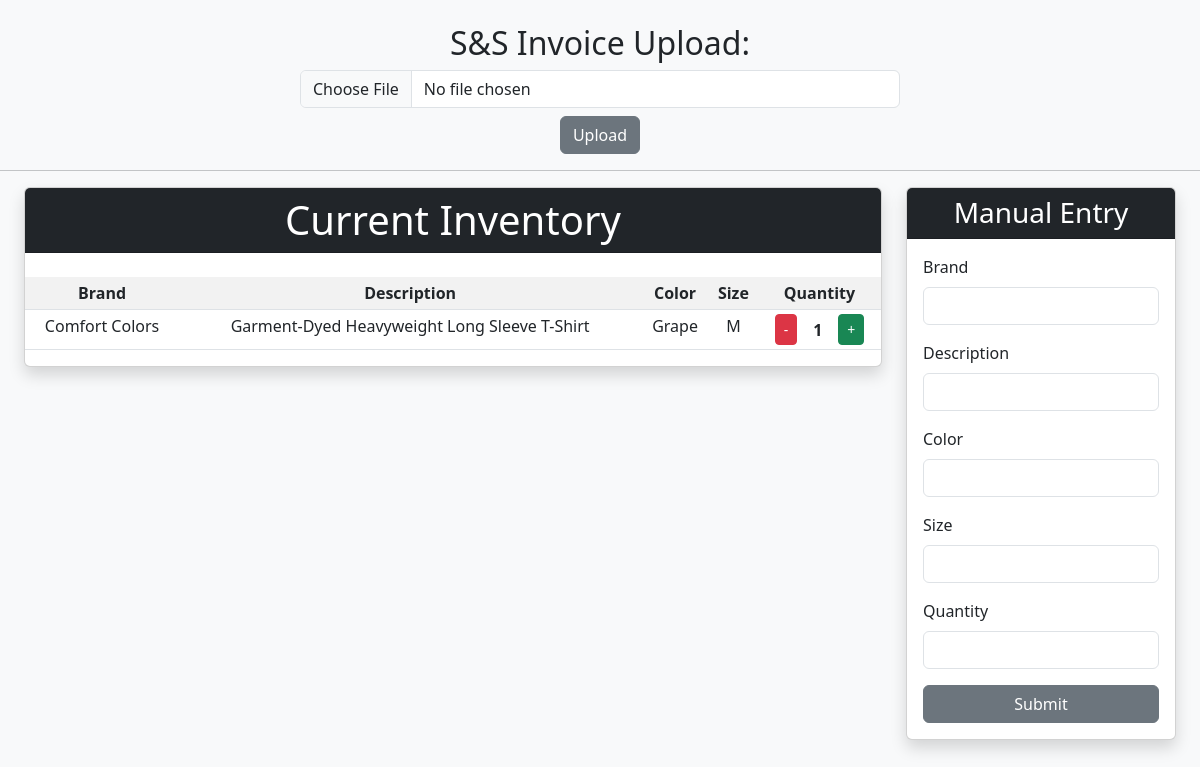
Before: / with the older database file.
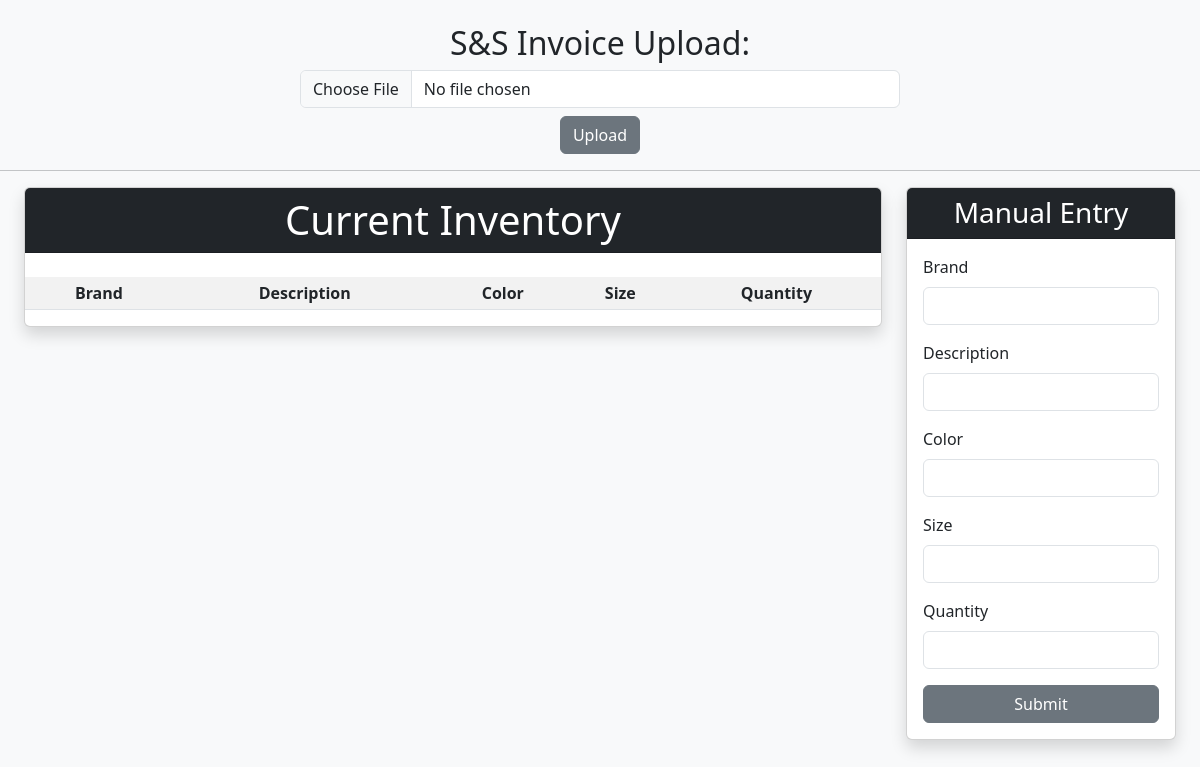
After: the same page with the newer database file.
### tables this page shows
CREATE TABLE shirts (
    id INTEGER PRIMARY KEY AUTOINCREMENT,
    brand TEXT NOT NULL,
    description TEXT NOT NULL,
    color TEXT NOT NULL,
    size TEXT NOT NULL,
    quantity INTEGER NOT NULL,
    user_id INTEGER,
    FOREIGN KEY(user_id) REFERENCES users(id)
);

### app.py (the view)
@app.route('/', methods=['GET'])
def home():
    conn = get_db_connection()
    cursor = conn.cursor()
    shirts = cursor.execute('''
        SELECT id, brand, description, color, size, quantity FROM shirts;
    ''').fetchall()
    conn.close()
    return render_template("index.html", shirts=shirts)

### app.py (called while the page is built)
def get_db_connection():
    conn = sqlite3.connect(DATABASE)
    conn.row_factory = sqlite3.Row  # Enable dictionary-like access
    return conn

### templates/index.html (shortened to what this page needs)
<!DOCTYPE html>
<html lang="en">
<head>
    <link href="https://cdn.jsdelivr.net/npm/bootstrap@5.3.0/dist/css/bootstrap.min.css" rel="stylesheet">
</head>
<body class="bg-light">
    <div class="text-center">
        <h2 class="mt-4">S&S Invoice Upload:</h2>
        <form action="/upload" method="POST" enctype="multipart/form-data">
            <input class="form-control w-50 mx-auto my-2" type="file" name="file" accept="application/pdf">
            <input class="btn btn-secondary" type="submit" value="Upload">
        </form>
        <hr>
    </div>
    <div class="container-fluid px-4">
        <div class="row g-4 justify-content-center">
            <div class="col-lg-9">
                <div class="card mx-auto shadow text-center">
                    <h1 class="card-header bg-dark text-white mb-3">Current Inventory</h1>
                    <table class="table mt-2 table-hover table-striped table-sm">
                        <tr>
                            <th>Brand</th>
                            <th>Description</th>
                            <th>Color</th>
                            <th>Size</th>
                            <th>Quantity</th>
                        </tr>
                        {% for row in shirts %}
                        <tr>
                            <td>{{ row[1] }}</td>
                            <td>{{ row[2] }}</td>
                            <td>{{ row[3] }}</td>
                            <td>{{ row[4] }}</td>
                            <td>
                                <div class="d-flex justify-content-center align-items-center gap-2">
                                    <form action="/update_quantity" method="POST">
                                        <button type="submit" class="btn btn-sm btn-danger">-</button>
                                    </form>
                                    <span class="px-2 fw-bold">{{ row[5] }}</span>
                                    <form action="/update_quantity" method="POST">
                                        <button type="submit" class="btn btn-sm btn-success">+</button>
                                    </form>
                                </div>
                            </td>
                        </tr>
                        {% endfor %}
                    </table>
                </div>
            </div>
            <div class="col-lg-3 mb-4">
                <div class="card mx-auto shadow">
                    <div class="card-header bg-dark text-white text-center">
                        <h3 class="mb-0">Manual Entry</h3>
                    </div>
                    <div class="card-body">
                        <form action="/manual_shirt_entry" method="POST">
                            <div class="mb-3">
                                <label class="form-label" for="brand">Brand</label>
                                <input class="form-control" type="text" id="brand" name="brand">
                            </div>
                            <div class="mb-3">
                                <label class="form-label" for="description">Description</label>
                                <input class="form-control" type="text" id="description" name="description">
                            </div>
                            <div class="mb-3">
                                <label class="form-label" for="color">Color</label>
                                <input class="form-control" type="text" id="color" name="color">
                            </div>
                            <div class="mb-3">
                                <label class="form-label" for="size">Size</label>
                                <input class="form-control" type="text" id="size" name="size">
                            </div>
                            <div class="mb-3">
                                <label class="form-label" for="quantity">Quantity</label>
                                <input class="form-control" type="text" id="quantity" name="quantity" required>
                            </div>
                            <div class="d-grid">
                                <input class="btn btn-secondary" type="submit" value="Submit">
                            </div>
                        </form>
                    </div>
                </div>
            </div>
        </div>
    </div>
</body>
</html>

Changed rows visible on the page:
removed shirts: brand "Comfort Colors", description "Garment-Dyed Heavyweight Long Sleeve T-Shirt", color "Grape", size "M", quantity "1"
